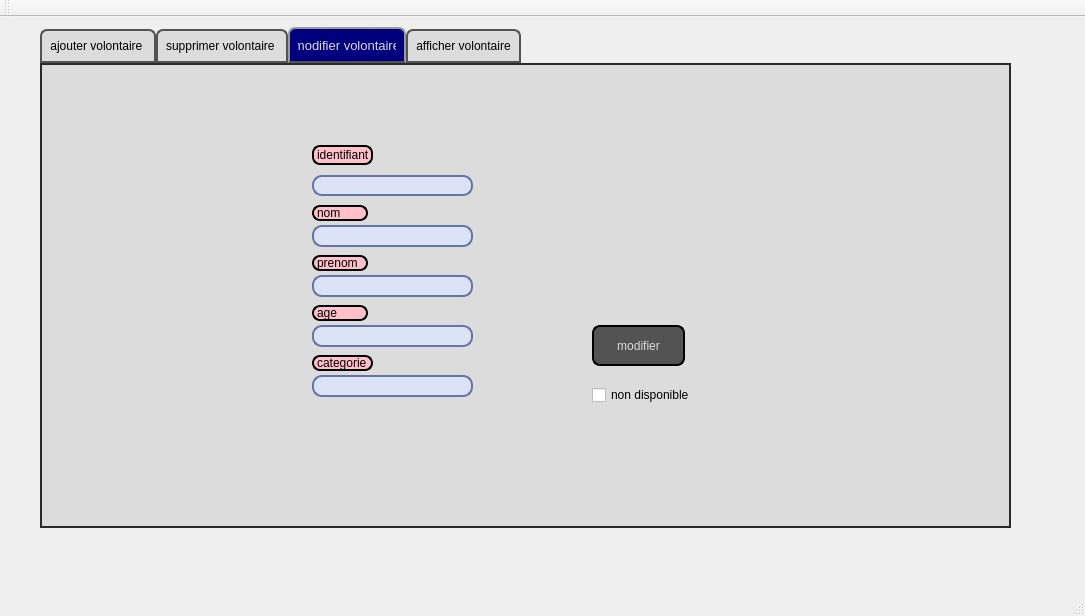
<?xml version="1.0" encoding="UTF-8"?>
<ui version="4.0">
 <class>MainWindow</class>
 <widget class="QMainWindow" name="MainWindow">
  <property name="geometry">
   <rect>
    <x>0</x>
    <y>0</y>
    <width>1085</width>
    <height>616</height>
   </rect>
  </property>
  <property name="windowTitle">
   <string>Gestion des Clients</string>
  </property>
  <widget class="QWidget" name="centralWidget">
   <widget class="QTabWidget" name="tabWidget">
    <property name="geometry">
     <rect>
      <x>40</x>
      <y>10</y>
      <width>971</width>
      <height>501</height>
     </rect>
    </property>
    <property name="styleSheet">
     <string notr="true">QTabWidget::pane { /* The tab widget frame */
border-top: 2px solid #2a2a2a; 
border-left: 2px solid #2a2a2a;
border-right: 2px solid #2a2a2a ; 
border-bottom: 2px solid #2a2a2a; 
background: #dcdcdc;
	
	
	/*border-top-color: rgb(0, 0, 0);*/

}
QTabWidget::tab-bar {
left: 0px; /* move to the right by 5px */
}
QTabBar::tab {
background: #dcdcdc;
border: 2px solid #535353;
border-bottom-color: #535353; 
border-top-left-radius: 7px;
border-top-right-radius: 7px;
min-width: 80px;
padding: 8px;
color: rgb(50, 50, 162);
	color: rgb(0, 0, 0);
font-size:12px;
font-family:Arial, Helvetica, sans-serif;
}
QTabBar::tab:selected,QTabBar::tab:hover {
	
	
	color: rgb(255, 255, 255);
	background-color: rgb(0, 0, 127);
}
QTabBar::tab:selected {
border-color: #9B9B9B;
border-bottom-color: #535353; /* same as pane color */
color: #dcdcdc;
font-size:13px;
font-family:Arial, Helvetica, sans-serif;
}
QTabBar::tab:!selected {
margin-top: 2px; /* make non-selected tabs look smaller */
}</string>
    </property>
    <property name="currentIndex">
     <number>2</number>
    </property>
    <widget class="QWidget" name="tab">
     <attribute name="title">
      <string>ajouter volontaire </string>
     </attribute>
     <widget class="QPushButton" name="pushButton_ajouter">
      <property name="geometry">
       <rect>
        <x>450</x>
        <y>330</y>
        <width>93</width>
        <height>28</height>
       </rect>
      </property>
      <property name="styleSheet">
       <string notr="true">QPushButton {
color: #dcdcdc;
background:#535353;
border: none;
font-size:12px;
font-family:Arial, Helvetica, sans-serif;
border: 2px solid ;
border-radius: 8px;
}
QPushButton:hover {
color:#fff;
	background-color: rgb(0, 0, 127);
border: none;
}
Dhiaeddine
hedha lel label
Dhiaeddine
Dhiaeddine Uwobikundiye
QLabel {
color: #000000;
background:#FFC0CB;
border: none;
font-size:12px;
font-family:Arial, Helvetica, sans-serif;
border: 2px solid ;
border-radius: 8px;
}
QPushButton:hover {
color:#fff;
background-color: rgb(0, 0, 127);
border: none;
}</string>
      </property>
      <property name="text">
       <string>ajouter</string>
      </property>
     </widget>
     <widget class="QPushButton" name="pushButton_annuler">
      <property name="geometry">
       <rect>
        <x>450</x>
        <y>370</y>
        <width>93</width>
        <height>28</height>
       </rect>
      </property>
      <property name="styleSheet">
       <string notr="true">QPushButton {
color: #dcdcdc;
background:#535353;
border: none;
font-size:12px;
font-family:Arial, Helvetica, sans-serif;
border: 2px solid ;
border-radius: 8px;
}
QPushButton:hover {
color:#fff;
	background-color: rgb(0, 0, 127);
border: none;
}
Dhiaeddine
hedha lel label
Dhiaeddine
Dhiaeddine Uwobikundiye
QLabel {
color: #000000;
background:#FFC0CB;
border: none;
font-size:12px;
font-family:Arial, Helvetica, sans-serif;
border: 2px solid ;
border-radius: 8px;
}
QPushButton:hover {
color:#fff;
background-color: rgb(0, 0, 127);
border: none;
}</string>
      </property>
      <property name="text">
       <string>annuler</string>
      </property>
     </widget>
     <widget class="QLineEdit" name="ID">
      <property name="geometry">
       <rect>
        <x>210</x>
        <y>90</y>
        <width>161</width>
        <height>21</height>
       </rect>
      </property>
      <property name="styleSheet">
       <string notr="true">
QLineEdit {
     border: 2px solid #6374a6;
     border-radius: 10px;
     padding: 0 8px;
     background: #dce3f7;
 }</string>
      </property>
     </widget>
     <widget class="QLabel" name="label">
      <property name="geometry">
       <rect>
        <x>210</x>
        <y>60</y>
        <width>61</width>
        <height>20</height>
       </rect>
      </property>
      <property name="styleSheet">
       <string notr="true">QLabel {
color: #000000;
background:#FFC0CB;
border: none;
font-size:12px;
font-family:Arial, Helvetica, sans-serif;
border: 2px solid ;
border-radius: 8px;
}
QPushButton:hover {
color:#fff;
background-color: rgb(0, 0, 127);
border: none;
}</string>
      </property>
      <property name="text">
       <string>identifiant</string>
      </property>
     </widget>
     <widget class="QLineEdit" name="NOM">
      <property name="geometry">
       <rect>
        <x>210</x>
        <y>140</y>
        <width>161</width>
        <height>22</height>
       </rect>
      </property>
      <property name="styleSheet">
       <string notr="true">
QLineEdit {
     border: 2px solid #6374a6;
     border-radius: 10px;
     padding: 0 8px;
     background: #dce3f7;
 }</string>
      </property>
     </widget>
     <widget class="QLabel" name="label_3">
      <property name="geometry">
       <rect>
        <x>210</x>
        <y>170</y>
        <width>56</width>
        <height>16</height>
       </rect>
      </property>
      <property name="styleSheet">
       <string notr="true">QLabel {
color: #000000;
background:#FFC0CB;
border: none;
font-size:12px;
font-family:Arial, Helvetica, sans-serif;
border: 2px solid ;
border-radius: 8px;
}
QPushButton:hover {
color:#fff;
background-color: rgb(0, 0, 127);
border: none;
}</string>
      </property>
      <property name="text">
       <string>prenom</string>
      </property>
     </widget>
     <widget class="QLineEdit" name="PRENOM">
      <property name="geometry">
       <rect>
        <x>210</x>
        <y>190</y>
        <width>161</width>
        <height>22</height>
       </rect>
      </property>
      <property name="styleSheet">
       <string notr="true">QLineEdit {
     border: 2px solid #6374a6;
     border-radius: 10px;
     padding: 0 8px;
     background: #dce3f7;
 }</string>
      </property>
     </widget>
     <widget class="QLabel" name="label_4">
      <property name="geometry">
       <rect>
        <x>210</x>
        <y>220</y>
        <width>56</width>
        <height>16</height>
       </rect>
      </property>
      <property name="styleSheet">
       <string notr="true">QLabel {
color: #000000;
background:#FFC0CB;
border: none;
font-size:12px;
font-family:Arial, Helvetica, sans-serif;
border: 2px solid ;
border-radius: 8px;
}
QPushButton:hover {
color:#fff;
background-color: rgb(0, 0, 127);
border: none;
}</string>
      </property>
      <property name="text">
       <string>age</string>
      </property>
     </widget>
     <widget class="QLineEdit" name="AGE">
      <property name="geometry">
       <rect>
        <x>210</x>
        <y>240</y>
        <width>161</width>
        <height>22</height>
       </rect>
      </property>
      <property name="styleSheet">
       <string notr="true">QLineEdit {
     border: 2px solid #6374a6;
     border-radius: 10px;
     padding: 0 8px;
     background: #dce3f7;
 }</string>
      </property>
     </widget>
     <widget class="QLabel" name="label_5">
      <property name="geometry">
       <rect>
        <x>210</x>
        <y>270</y>
        <width>61</width>
        <height>16</height>
       </rect>
      </property>
      <property name="styleSheet">
       <string notr="true">QLabel {
color: #000000;
background:#FFC0CB;
border: none;
font-size:12px;
font-family:Arial, Helvetica, sans-serif;
border: 2px solid ;
border-radius: 8px;
}
QPushButton:hover {
color:#fff;
background-color: rgb(0, 0, 127);
border: none;
}</string>
      </property>
      <property name="text">
       <string>categorie</string>
      </property>
     </widget>
     <widget class="QLineEdit" name="CATEGORIE">
      <property name="geometry">
       <rect>
        <x>210</x>
        <y>290</y>
        <width>161</width>
        <height>22</height>
       </rect>
      </property>
      <property name="styleSheet">
       <string notr="true">QLineEdit {
     border: 2px solid #6374a6;
     border-radius: 10px;
     padding: 0 8px;
     background: #dce3f7;
 }</string>
      </property>
     </widget>
     <widget class="QLabel" name="label_2">
      <property name="geometry">
       <rect>
        <x>210</x>
        <y>120</y>
        <width>56</width>
        <height>16</height>
       </rect>
      </property>
      <property name="styleSheet">
       <string notr="true">QLabel {
color: #000000;
background:#FFC0CB;
border: none;
font-size:12px;
font-family:Arial, Helvetica, sans-serif;
border: 2px solid ;
border-radius: 8px;
}
QPushButton:hover {
color:#fff;
background-color: rgb(0, 0, 127);
border: none;
}</string>
      </property>
      <property name="text">
       <string>nom</string>
      </property>
     </widget>
     <widget class="QLabel" name="label_6">
      <property name="geometry">
       <rect>
        <x>-10</x>
        <y>0</y>
        <width>1001</width>
        <height>491</height>
       </rect>
      </property>
      <property name="text">
       <string/>
      </property>
      <property name="pixmap">
       <pixmap>myappicon/l.jpg</pixmap>
      </property>
      <property name="scaledContents">
       <bool>true</bool>
      </property>
     </widget>
     <zorder>label_6</zorder>
     <zorder>pushButton_ajouter</zorder>
     <zorder>pushButton_annuler</zorder>
     <zorder>ID</zorder>
     <zorder>label</zorder>
     <zorder>NOM</zorder>
     <zorder>label_3</zorder>
     <zorder>PRENOM</zorder>
     <zorder>label_4</zorder>
     <zorder>AGE</zorder>
     <zorder>label_5</zorder>
     <zorder>CATEGORIE</zorder>
     <zorder>label_2</zorder>
    </widget>
    <widget class="QWidget" name="tab_2">
     <attribute name="title">
      <string>supprimer volontaire </string>
     </attribute>
     <widget class="QLabel" name="label_7">
      <property name="geometry">
       <rect>
        <x>280</x>
        <y>170</y>
        <width>121</width>
        <height>31</height>
       </rect>
      </property>
      <property name="styleSheet">
       <string notr="true">QLabel {
color: #000000;
background:#FFC0CB;
border: none;
font-size:12px;
font-family:Arial, Helvetica, sans-serif;
border: 2px solid ;
border-radius: 8px;
}
QPushButton:hover {
color:#fff;
background-color: rgb(0, 0, 127);
border: none;
}</string>
      </property>
      <property name="text">
       <string>identifiant</string>
      </property>
     </widget>
     <widget class="QPushButton" name="pushButton_2">
      <property name="geometry">
       <rect>
        <x>602</x>
        <y>220</y>
        <width>111</width>
        <height>41</height>
       </rect>
      </property>
      <property name="styleSheet">
       <string notr="true">QPushButton {
color: #dcdcdc;
background:#535353;
border: none;
font-size:12px;
font-family:Arial, Helvetica, sans-serif;
border: 2px solid ;
border-radius: 8px;
}
QPushButton:hover {
color:#fff;
	background-color: rgb(0, 0, 127);
border: none;
}
Dhiaeddine
hedha lel label
Dhiaeddine
Dhiaeddine Uwobikundiye
QLabel {
color: #000000;
background:#FFC0CB;
border: none;
font-size:12px;
font-family:Arial, Helvetica, sans-serif;
border: 2px solid ;
border-radius: 8px;
}
QPushButton:hover {
color:#fff;
background-color: rgb(0, 0, 127);
border: none;
}</string>
      </property>
      <property name="text">
       <string>supprimer</string>
      </property>
     </widget>
     <widget class="QComboBox" name="comboBox_id">
      <property name="geometry">
       <rect>
        <x>280</x>
        <y>230</y>
        <width>261</width>
        <height>31</height>
       </rect>
      </property>
      <property name="styleSheet">
       <string notr="true">QComboBox {
     border: 1px solid #bac4e0;
     border-radius: 3px;
     padding: 1px 18px 1px 3px;
     min-width: 6em;
 }
 
 QComboBox:editable {
     background: #bac4e0;
 }
 
 QComboBox:!editable, QComboBox::drop-down:editable {
      background: qlineargradient(x1: 0, y1: 0, x2: 0, y2: 1,
                                   stop: 0 #d5ddf7, stop: 1 #b0c2f7);
 }
 
 QComboBox::drop-down {
     subcontrol-origin: padding;
     subcontrol-position: top right;
     width: 23px;
 
     border-left-width: 1px;
     border-left-color: #bac4e0;
     border-left-style: solid; /* just a single line */
     border-top-right-radius: 3px; /* same radius as the QComboBox */
     border-bottom-right-radius: 3px;
 }
 
 QComboBox::down-arrow {
     image: url(C:/Users/Administrateur/Downloads/Atelier_Connexion/icon.png);
 }</string>
      </property>
     </widget>
     <widget class="QLabel" name="label_8">
      <property name="geometry">
       <rect>
        <x>20</x>
        <y>10</y>
        <width>931</width>
        <height>431</height>
       </rect>
      </property>
      <property name="text">
       <string/>
      </property>
      <property name="pixmap">
       <pixmap>myappicon/l.jpg</pixmap>
      </property>
      <property name="scaledContents">
       <bool>true</bool>
      </property>
     </widget>
     <zorder>label_8</zorder>
     <zorder>label_7</zorder>
     <zorder>pushButton_2</zorder>
     <zorder>comboBox_id</zorder>
    </widget>
    <widget class="QWidget" name="tab_3">
     <attribute name="title">
      <string>modifier volontaire</string>
     </attribute>
     <widget class="QLineEdit" name="CATEGORIE_3">
      <property name="geometry">
       <rect>
        <x>270</x>
        <y>310</y>
        <width>161</width>
        <height>22</height>
       </rect>
      </property>
      <property name="styleSheet">
       <string notr="true">QLineEdit {
     border: 2px solid #6374a6;
     border-radius: 10px;
     padding: 0 8px;
     background: #dce3f7;
 }</string>
      </property>
     </widget>
     <widget class="QLineEdit" name="NOM_3">
      <property name="geometry">
       <rect>
        <x>270</x>
        <y>160</y>
        <width>161</width>
        <height>22</height>
       </rect>
      </property>
      <property name="styleSheet">
       <string notr="true">QLineEdit {
     border: 2px solid #6374a6;
     border-radius: 10px;
     padding: 0 8px;
     background: #dce3f7;
 }</string>
      </property>
     </widget>
     <widget class="QLineEdit" name="PRENOM_3">
      <property name="geometry">
       <rect>
        <x>270</x>
        <y>210</y>
        <width>161</width>
        <height>22</height>
       </rect>
      </property>
      <property name="styleSheet">
       <string notr="true">QLineEdit {
     border: 2px solid #6374a6;
     border-radius: 10px;
     padding: 0 8px;
     background: #dce3f7;
 }</string>
      </property>
     </widget>
     <widget class="QLineEdit" name="AGE_3">
      <property name="geometry">
       <rect>
        <x>270</x>
        <y>260</y>
        <width>161</width>
        <height>22</height>
       </rect>
      </property>
      <property name="styleSheet">
       <string notr="true">QLineEdit {
     border: 2px solid #6374a6;
     border-radius: 10px;
     padding: 0 8px;
     background: #dce3f7;
 }</string>
      </property>
     </widget>
     <widget class="QLabel" name="label_11">
      <property name="geometry">
       <rect>
        <x>270</x>
        <y>190</y>
        <width>56</width>
        <height>16</height>
       </rect>
      </property>
      <property name="styleSheet">
       <string notr="true">QLabel {
color: #000000;
background:#FFC0CB;
border: none;
font-size:12px;
font-family:Arial, Helvetica, sans-serif;
border: 2px solid ;
border-radius: 8px;
}
QPushButton:hover {
color:#fff;
background-color: rgb(0, 0, 127);
border: none;
}</string>
      </property>
      <property name="text">
       <string>prenom</string>
      </property>
     </widget>
     <widget class="QLabel" name="label_12">
      <property name="geometry">
       <rect>
        <x>270</x>
        <y>80</y>
        <width>61</width>
        <height>20</height>
       </rect>
      </property>
      <property name="styleSheet">
       <string notr="true">QLabel {
color: #000000;
background:#FFC0CB;
border: none;
font-size:12px;
font-family:Arial, Helvetica, sans-serif;
border: 2px solid ;
border-radius: 8px;
}
QPushButton:hover {
color:#fff;
background-color: rgb(0, 0, 127);
border: none;
}</string>
      </property>
      <property name="text">
       <string>identifiant</string>
      </property>
     </widget>
     <widget class="QLabel" name="label_13">
      <property name="geometry">
       <rect>
        <x>270</x>
        <y>290</y>
        <width>61</width>
        <height>16</height>
       </rect>
      </property>
      <property name="styleSheet">
       <string notr="true">QLabel {
color: #000000;
background:#FFC0CB;
border: none;
font-size:12px;
font-family:Arial, Helvetica, sans-serif;
border: 2px solid ;
border-radius: 8px;
}
QPushButton:hover {
color:#fff;
background-color: rgb(0, 0, 127);
border: none;
}</string>
      </property>
      <property name="text">
       <string>categorie</string>
      </property>
     </widget>
     <widget class="QLabel" name="label_14">
      <property name="geometry">
       <rect>
        <x>270</x>
        <y>140</y>
        <width>56</width>
        <height>16</height>
       </rect>
      </property>
      <property name="styleSheet">
       <string notr="true">QLabel {
color: #000000;
background:#FFC0CB;
border: none;
font-size:12px;
font-family:Arial, Helvetica, sans-serif;
border: 2px solid ;
border-radius: 8px;
}
QPushButton:hover {
color:#fff;
background-color: rgb(0, 0, 127);
border: none;
}</string>
      </property>
      <property name="text">
       <string>nom</string>
      </property>
     </widget>
     <widget class="QLabel" name="label_15">
      <property name="geometry">
       <rect>
        <x>270</x>
        <y>240</y>
        <width>56</width>
        <height>16</height>
       </rect>
      </property>
      <property name="styleSheet">
       <string notr="true">QLabel {
color: #000000;
background:#FFC0CB;
border: none;
font-size:12px;
font-family:Arial, Helvetica, sans-serif;
border: 2px solid ;
border-radius: 8px;
}
QPushButton:hover {
color:#fff;
background-color: rgb(0, 0, 127);
border: none;
}</string>
      </property>
      <property name="text">
       <string>age</string>
      </property>
     </widget>
     <widget class="QLineEdit" name="ID_3">
      <property name="geometry">
       <rect>
        <x>270</x>
        <y>110</y>
        <width>161</width>
        <height>21</height>
       </rect>
      </property>
      <property name="styleSheet">
       <string notr="true">QLineEdit {
     border: 2px solid #6374a6;
     border-radius: 10px;
     padding: 0 8px;
     background: #dce3f7;
 }</string>
      </property>
     </widget>
     <widget class="QCheckBox" name="mod_dispo">
      <property name="geometry">
       <rect>
        <x>550</x>
        <y>320</y>
        <width>111</width>
        <height>20</height>
       </rect>
      </property>
      <property name="styleSheet">
       <string notr="true"/>
      </property>
      <property name="text">
       <string>non disponible</string>
      </property>
     </widget>
     <widget class="QPushButton" name="pushButton_3">
      <property name="geometry">
       <rect>
        <x>550</x>
        <y>260</y>
        <width>93</width>
        <height>41</height>
       </rect>
      </property>
      <property name="styleSheet">
       <string notr="true">QPushButton {
color: #dcdcdc;
background:#535353;
border: none;
font-size:12px;
font-family:Arial, Helvetica, sans-serif;
border: 2px solid ;
border-radius: 8px;
}
QPushButton:hover {
color:#fff;
	background-color: rgb(0, 0, 127);
border: none;
}
Dhiaeddine
hedha lel label
Dhiaeddine
Dhiaeddine Uwobikundiye
QLabel {
color: #000000;
background:#FFC0CB;
border: none;
font-size:12px;
font-family:Arial, Helvetica, sans-serif;
border: 2px solid ;
border-radius: 8px;
}
QPushButton:hover {
color:#fff;
background-color: rgb(0, 0, 127);
border: none;
}

</string>
      </property>
      <property name="text">
       <string>modifier</string>
      </property>
     </widget>
     <zorder>CATEGORIE_3</zorder>
     <zorder>NOM_3</zorder>
     <zorder>PRENOM_3</zorder>
     <zorder>AGE_3</zorder>
     <zorder>label_11</zorder>
     <zorder>label_12</zorder>
     <zorder>label_13</zorder>
     <zorder>label_14</zorder>
     <zorder>label_15</zorder>
     <zorder>ID_3</zorder>
     <zorder>pushButton_3</zorder>
     <zorder>mod_dispo</zorder>
    </widget>
    <widget class="QWidget" name="tab_4">
     <attribute name="title">
      <string>afficher volontaire</string>
     </attribute>
     <widget class="QTableView" name="tablea">
      <property name="geometry">
       <rect>
        <x>100</x>
        <y>200</y>
        <width>781</width>
        <height>241</height>
       </rect>
      </property>
      <property name="styleSheet">
       <string notr="true">background-color: #d5ddf7;</string>
      </property>
     </widget>
     <widget class="QPushButton" name="pushButton_afficher">
      <property name="geometry">
       <rect>
        <x>140</x>
        <y>150</y>
        <width>141</width>
        <height>41</height>
       </rect>
      </property>
      <property name="styleSheet">
       <string notr="true">QPushButton {
color: #dcdcdc;
background:#535353;
border: none;
font-size:12px;
font-family:Arial, Helvetica, sans-serif;
border: 2px solid ;
border-radius: 8px;
}
QPushButton:hover {
color:#fff;
	background-color: rgb(0, 0, 127);
border: none;
}
Dhiaeddine
hedha lel label
Dhiaeddine
Dhiaeddine Uwobikundiye
QLabel {
color: #000000;
background:#FFC0CB;
border: none;
font-size:12px;
font-family:Arial, Helvetica, sans-serif;
border: 2px solid ;
border-radius: 8px;
}
QPushButton:hover {
color:#fff;
background-color: rgb(0, 0, 127);
border: none;
}</string>
      </property>
      <property name="text">
       <string>volontaire disponible</string>
      </property>
     </widget>
     <widget class="QPushButton" name="pushButton">
      <property name="geometry">
       <rect>
        <x>350</x>
        <y>150</y>
        <width>161</width>
        <height>41</height>
       </rect>
      </property>
      <property name="styleSheet">
       <string notr="true">QPushButton {
color: #dcdcdc;
background:#535353;
border: none;
font-size:12px;
font-family:Arial, Helvetica, sans-serif;
border: 2px solid ;
border-radius: 8px;
}
QPushButton:hover {
color:#fff;
	background-color: rgb(0, 0, 127);
border: none;
}
Dhiaeddine
hedha lel label
Dhiaeddine
Dhiaeddine Uwobikundiye
QLabel {
color: #000000;
background:#FFC0CB;
border: none;
font-size:12px;
font-family:Arial, Helvetica, sans-serif;
border: 2px solid ;
border-radius: 8px;
}
QPushButton:hover {
color:#fff;
background-color: rgb(0, 0, 127);
border: none;
}</string>
      </property>
      <property name="text">
       <string>volontaire non disponible</string>
      </property>
     </widget>
     <widget class="QLineEdit" name="lineEdit">
      <property name="geometry">
       <rect>
        <x>590</x>
        <y>110</y>
        <width>211</width>
        <height>31</height>
       </rect>
      </property>
      <property name="styleSheet">
       <string notr="true">QLineEdit {
     border: 2px solid #6374a6;
     border-radius: 10px;
     padding: 0 8px;
     background: #dce3f7;
 }</string>
      </property>
     </widget>
     <widget class="QPushButton" name="recherche">
      <property name="geometry">
       <rect>
        <x>820</x>
        <y>110</y>
        <width>93</width>
        <height>28</height>
       </rect>
      </property>
      <property name="styleSheet">
       <string notr="true">QPushButton {
	 color: #1549a3;
     border: 2px solid #bac4e0;
     border-radius: 6px;
     background-color: qlineargradient(x1: 0, y1: 0, x2: 0, y2: 1,
                                       stop: 0 #d5ddf7, stop: 1 #b0c2f7);
     min-width: 80px;
 }
 
 QPushButton:pressed {
     background-color: qlineargradient(x1: 0, y1: 0, x2: 0, y2: 1,
                                       stop: 0 #b0c2f7, stop: 1 #d5ddf7);
 }</string>
      </property>
      <property name="text">
       <string>recherche</string>
      </property>
     </widget>
     <widget class="QPushButton" name="pushButton_4">
      <property name="geometry">
       <rect>
        <x>140</x>
        <y>50</y>
        <width>171</width>
        <height>31</height>
       </rect>
      </property>
      <property name="styleSheet">
       <string notr="true">QPushButton {
color: #dcdcdc;
background:#535353;
border: none;
font-size:12px;
font-family:Arial, Helvetica, sans-serif;
border: 2px solid ;
border-radius: 8px;
}
QPushButton:hover {
color:#fff;
	background-color: rgb(0, 0, 127);
border: none;
}
Dhiaeddine
hedha lel label
Dhiaeddine
Dhiaeddine Uwobikundiye
QLabel {
color: #000000;
background:#FFC0CB;
border: none;
font-size:12px;
font-family:Arial, Helvetica, sans-serif;
border: 2px solid ;
border-radius: 8px;
}
QPushButton:hover {
color:#fff;
background-color: rgb(0, 0, 127);
border: none;
}</string>
      </property>
      <property name="text">
       <string>imprimer historique</string>
      </property>
     </widget>
     <widget class="QPushButton" name="pushButton_5">
      <property name="geometry">
       <rect>
        <x>340</x>
        <y>50</y>
        <width>171</width>
        <height>31</height>
       </rect>
      </property>
      <property name="styleSheet">
       <string notr="true">QPushButton {
color: #dcdcdc;
background:#535353;
border: none;
font-size:12px;
font-family:Arial, Helvetica, sans-serif;
border: 2px solid ;
border-radius: 8px;
}
QPushButton:hover {
color:#fff;
	background-color: rgb(0, 0, 127);
border: none;
}
Dhiaeddine
hedha lel label
Dhiaeddine
Dhiaeddine Uwobikundiye
QLabel {
color: #000000;
background:#FFC0CB;
border: none;
font-size:12px;
font-family:Arial, Helvetica, sans-serif;
border: 2px solid ;
border-radius: 8px;
}
QPushButton:hover {
color:#fff;
background-color: rgb(0, 0, 127);
border: none;
}</string>
      </property>
      <property name="text">
       <string>le nombre des volontaires</string>
      </property>
     </widget>
    </widget>
   </widget>
  </widget>
  <widget class="QMenuBar" name="menuBar">
   <property name="geometry">
    <rect>
     <x>0</x>
     <y>0</y>
     <width>1085</width>
     <height>26</height>
    </rect>
   </property>
  </widget>
  <widget class="QToolBar" name="mainToolBar">
   <attribute name="toolBarArea">
    <enum>TopToolBarArea</enum>
   </attribute>
   <attribute name="toolBarBreak">
    <bool>false</bool>
   </attribute>
  </widget>
  <widget class="QStatusBar" name="statusBar"/>
 </widget>
 <layoutdefault spacing="6" margin="11"/>
 <resources/>
 <connections/>
</ui>
